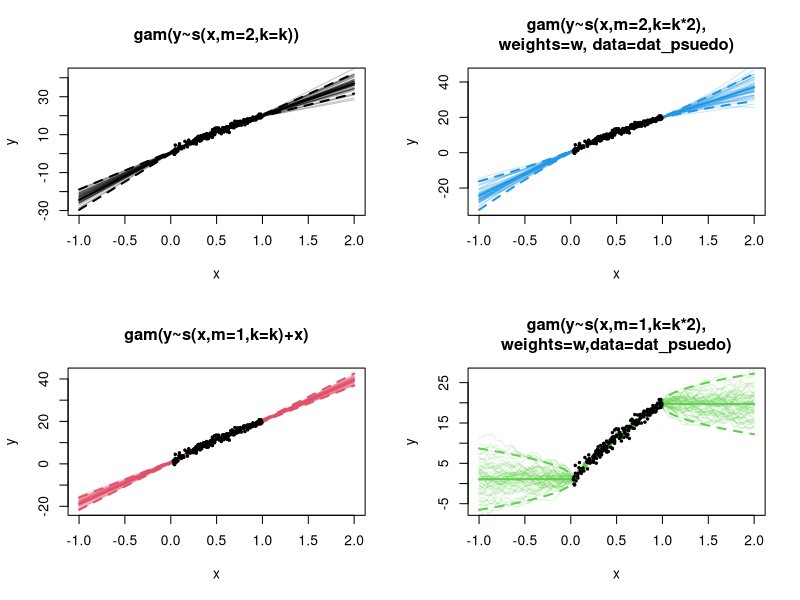

This figure's R source:
sim_post_curves= function(model, pdata, n=25){
  lp <- predict(model, newdata = pdata, type = "lpmatrix")
  coefs <- coef(model)
  vc <- vcov(model)
  sim_coef = mvrnorm(n, coefs, vc)
  fits = lp %*% t(sim_coef)
  return(fits)
}


library(mgcv)
library(MASS)
library(scales)

ff <- function(x2, func=1) {
  if(func==1){
    0.2 * x2^11 * (10 * (1 - x2))^6 + 10 * (10 *
                                            x2)^3 * (1 - x2)^10
  } else if(func==2){
  20/(1+exp(0.5*20)*exp(-20*x2))
  }else if (func==3){
    10*sin(x*1.5*pi)
  }else if (func==4){
    20*x^0.8
  }
}
n <- 200
k = 50
func_type = 4
sigma = 1
#maximum and minimum ranges to extrapolate over
min_exp = -1 
max_exp = 2
x <- runif(n,0,1)
y <- rnorm(n,ff(x,func = func_type),sigma)
dat_psuedo = data.frame(x=  c(seq(min_exp,0,length=50),
                               x, seq(1, max_exp,length=50)),
                        y= c(rep(0,times=50),y,rep(0,times=50)),
                        w = c(rep(0,50),rep(1,n),rep(0,50)))

pd <- data.frame(x=seq(min_exp,max_exp,length=200))

b1 <- gam(y~s(x,m=2,k=k),method="REML")
b2 <- gam(y~s(x,m=1,k=k)+x,method="REML")
b3 <- gam(y~s(x,m=1,k=k*2),weights=w,
          data=dat_psuedo,method="REML")
b4 <- gam(y~s(x,m=2,k=k*2),weights=w, 
          data=dat_psuedo,method="REML")

fv1 <- predict(b1,pd,se=TRUE)
fv2 <- predict(b2,pd,se=TRUE)
fv3 <- predict(b3,pd,se=TRUE)
fv4 <- predict(b4,pd,se=TRUE)

par(mfrow=c(2,2))
n_sims = 50
 ## black order 2 penalty...
 ll <- fv1$fit-fv1$se.fit*2;ul <- fv1$fit+fv1$se.fit*2
 post_sim = sim_post_curves(b1,pd,n_sims)
 plot(pd$x,fv1$fit,ylim=range(c(ul,ll)),type="l",xlab="x",ylab="y",
      main  ="gam(y~s(x,m=2,k=k))",lwd=2)
 lines(pd$x,ll,lty=2,lwd=2);lines(pd$x,ul,lty=2,lwd=2)
 matlines(pd$x, post_sim, col=alpha("black",0.25),lty=1)
 points(x,y,pch=19,cex=.4)
 
 ## blue order 2 penalty + pseudodata...
 ll <- fv4$fit-fv4$se.fit*2;ul <- fv4$fit+fv4$se.fit*2
 post_sim = sim_post_curves(b4,pd,n_sims)
 plot(pd$x,fv4$fit,type="l",ylim=range(c(ul,ll)),xlab="x",ylab="y",
      main  ="gam(y~s(x,m=2,k=k*2),\nweights=w, data=dat_psuedo)",
      col=4,lwd=2)
 lines(pd$x,ll,lty=2,col=4,lwd=2);lines(pd$x,ul,lty=2,col=4,lwd=2)
 matlines(pd$x, post_sim, col=alpha(4,0.25),lty=1)
 points(x,y,pch=19,cex=.4)

## red order 1 penalty + linear effect...
ll <- fv2$fit-fv2$se.fit*2;ul <- fv2$fit+fv2$se.fit*2
post_sim = sim_post_curves(b2,pd,n_sims)
plot(pd$x,fv2$fit,ylim=range(c(ul,ll)),type="l",xlab="x",ylab="y",
     main  ="gam(y~s(x,m=1,k=k)+x)",col=2,lwd=2)
lines(pd$x,ll,lty=2,col=2,lwd=2);lines(pd$x,ul,lty=2,
                                       col=2,lwd=2)
matlines(pd$x, post_sim, col=alpha(2,0.25),lty=1)
points(x,y,pch=19,cex=.4)

## green order 1 penalty + pseudodata...
ll <- fv3$fit-fv3$se.fit*2;ul <- fv3$fit+fv3$se.fit*2
post_sim = sim_post_curves(b3,pd,n_sims)
plot(pd$x,fv3$fit,type="l",ylim=range(c(ul,ll)),xlab="x",ylab="y",
     main  ="gam(y~s(x,m=1,k=k*2),\nweights=w,data=dat_psuedo)",
     col=3,lwd=2)
lines(pd$x,ll,lty=2,col=3,lwd=2);lines(pd$x,ul,lty=2,col=3,lwd=2)
matlines(pd$x, post_sim, col=alpha(3,0.25),lty=1)
points(x,y,pch=19,cex=.4)


